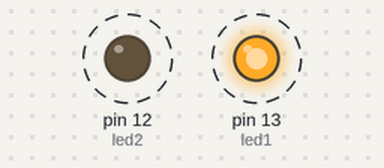
A sketch run on a simulated Arduino Uno, built with avr-gcc and run on an emulated ATmega328P. Shown: output pins drawn as LEDs (lit = HIGH). Dashed ring = blinking.

Above: at 0.5 s.
Timing chart, 0 to 4.6 s (numbered marks = the images above):
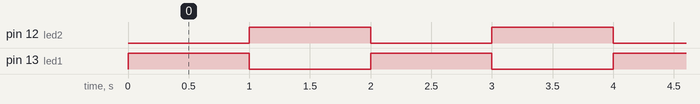

Measured:
- by itself, pin 12 (led2), pin 13 (led1): alternates HIGH for 1.0 s and LOW for 1.0 s

The sketch:

Listing4_1.ino
```cpp
  /*
  Alternate Blink
  Turns on one LED on for one second while the other is off, then reverses the LEDs for 1 second, repeatedly.
  */

// Pin 13 has an LED connected on most Arduino boards.
// give it a name:
int led1 = 13;
int led2 = 12;	// This is for the second LED

// the setup routine runs once when you press reset:
void setup() {
  // initialize the digital pin as an output.
  pinMode(led1, OUTPUT);
  pinMode(led2, OUTPUT);
}

// the loop routine runs over and over again forever:
void loop() {
  digitalWrite(led1, HIGH);   // turn the LED on (HIGH is the voltage level)
  digitalWrite(led2, LOW);    // turn the LED off by making the voltage LOW
  delay(1000);                // wait for a second
  digitalWrite(led1, LOW);    // turn the LED off by making the voltage LOW
  digitalWrite(led2, HIGH);   // turn the LED on (HIGH is the voltage level)
  delay(1000);               // wait for a second
}
```
